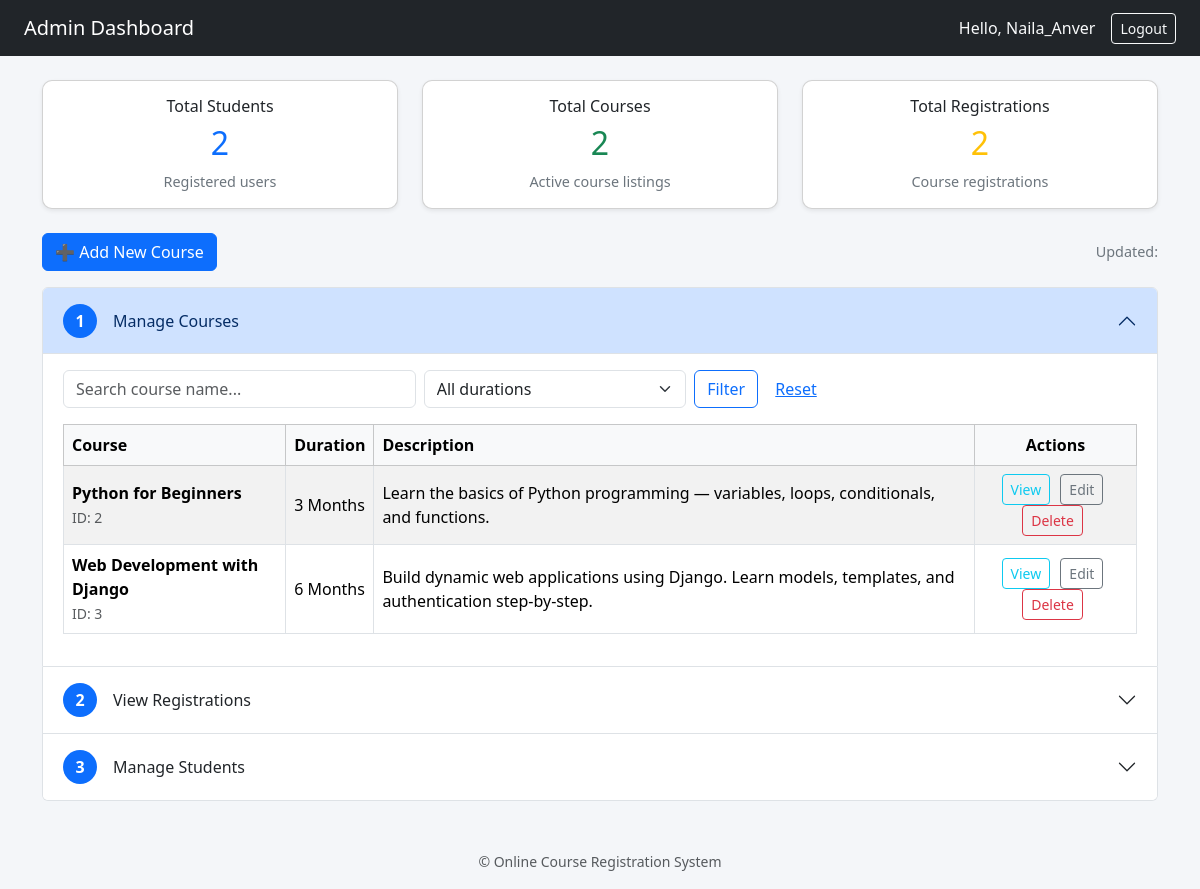
The page /admin_dashboard/ (signed in) on the database as committed earlier.
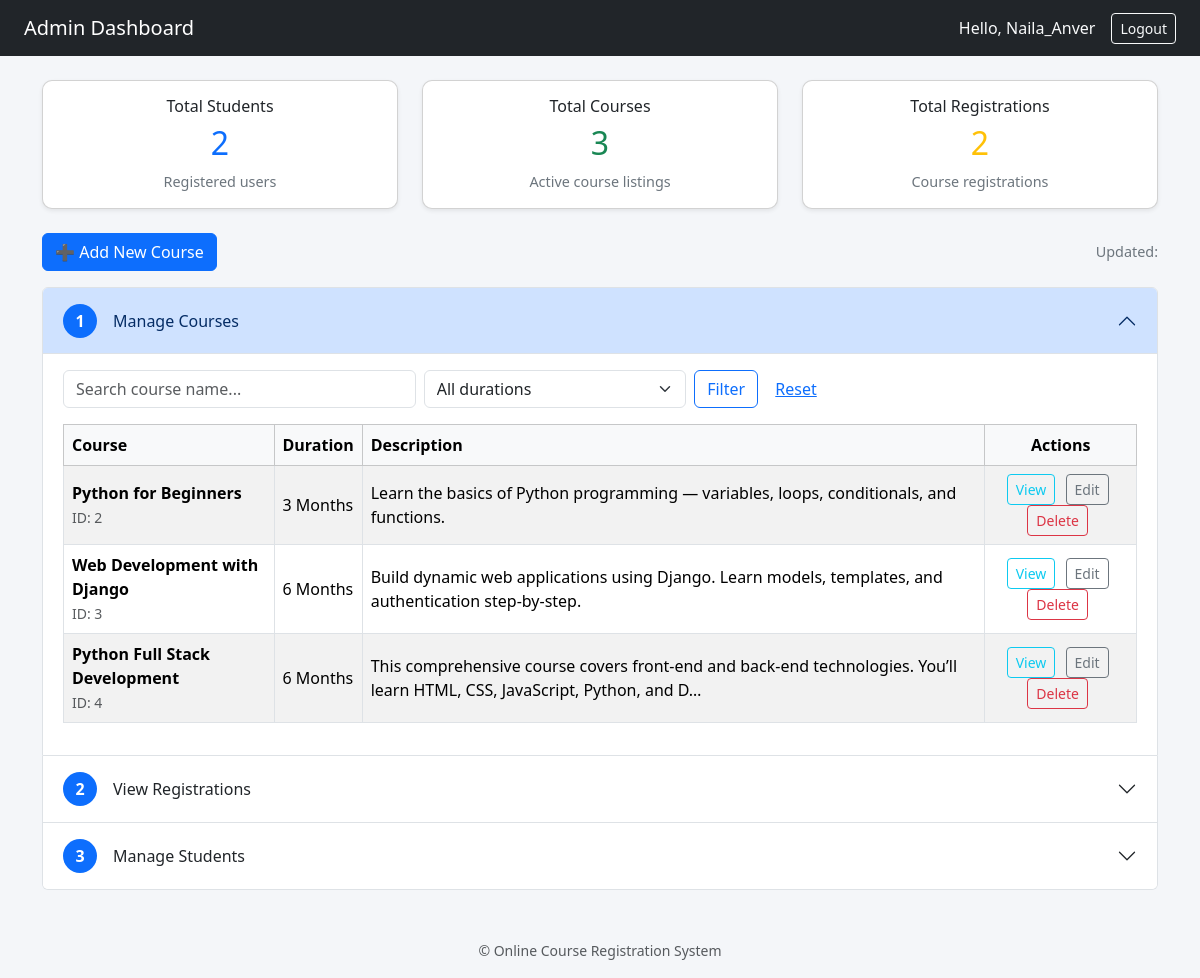
The same page on the database as committed later.
### course_app/models.py (models this page shows, shortened)
class Course(models.Model):
    DURATION_CHOICE = [
        ('1 Month', '1 Month'),
        ('3 Months', '3 Months'),
        ('6 Months', '6 Months'),
    ]
    course_name = models.CharField(max_length=100)
    duration = models.CharField(max_length=20,choices=DURATION_CHOICE)
    description = models.TextField()
    course_image = models.ImageField(upload_to='course_images/', blank=True, null=True)

### course_app/views.py (the view)
# urls.py: path('admin_dashboard/', views.admin_dashboard, name='admin_dashboard'),
@login_required
def admin_dashboard(request):
    if not request.user.is_superuser:
        return redirect('student_dashboard')
    q = request.GET.get('q', '')
    duration = request.GET.get('duration', '')
    courses = Course.objects.all()
    if q:
        courses = courses.filter(course_name__icontains=q)
    if duration:
        courses = courses.filter(duration__iexact=duration)
    registrations = Registration.objects.select_related('course').all()
    students = User.objects.filter(is_superuser=False).order_by('-date_joined')
    context = {
        'courses': courses,
        'registrations': registrations,
        'students': students,
        'total_courses': courses.count(),
        'total_students': students.count(),
        'total_registrations': registrations.count(),
    }
    return render(request, 'admin_dashboard.html', context)

### course_app/templates/admin_dashboard.html (shortened to what the changed rows need)
{% load static %}
<!DOCTYPE html>
<html lang="en">
<head>
  <link href="https://cdn.jsdelivr.net/npm/bootstrap@5.3.3/dist/css/bootstrap.min.css" rel="stylesheet" />
</head>
<body>
<div class="container mt-4">
  <div class="row g-4 mb-4">
    <div class="col-md-4">
      <div class="card shadow-sm p-3 text-center">
        <h2 class="text-primary">{{ total_students }}</h2>
      </div>
    </div>
    <div class="col-md-4">
      <div class="card shadow-sm p-3 text-center">
        <h6>Total Courses</h6>
        <h2 class="text-success">{{ total_courses }}</h2>
        <div class="small-muted">Active course listings</div>
      </div>
    </div>
    <div class="col-md-4">
      <div class="card shadow-sm p-3 text-center">
        <h2 class="text-warning">{{ total_registrations }}</h2>
      </div>
    </div>
  </div>
  <div class="accordion" id="adminSteps">
    <div class="accordion-item">
      <h2 class="accordion-header" id="headingCourses">
        <button class="accordion-button" type="button" data-bs-toggle="collapse" data-bs-target="#collapseCourses" aria-expanded="true" aria-controls="collapseCourses">
          <span class="step-badge me-3">1</span> Manage Courses
        </button>
      </h2>
      <div id="collapseCourses" class="accordion-collapse collapse show" aria-labelledby="headingCourses" data-bs-parent="#adminSteps">
        <div class="accordion-body">
          <div class="table-responsive">
            <table class="table table-striped table-bordered align-middle">
              <thead class="table-light">
                <tr>
                  <th>Course</th>
                  <th>Duration</th>
                  <th>Description</th>
                  <th class="text-center">Actions</th>
                </tr>
              </thead>
              <tbody>
                {% for course in courses %}
                <tr>
                  <td>
                    <strong>{{ course.course_name }}</strong><br/>
                    <small class="text-muted">ID: {{ course.id }}</small>
                  </td>
                  <td>{{ course.duration }}</td>
                  <td>{{ course.description|truncatechars:120 }}</td>
                  <td class="text-center action-btns">
                    <a href="{% url 'course_detail' course.id %}" class="btn btn-sm btn-outline-info">View</a>
                    <button class="btn btn-sm btn-outline-secondary" data-bs-toggle="modal" data-bs-target="#editCourseModal{{ course.id }}">Edit</button>
                    <button class="btn btn-sm btn-outline-danger" data-bs-toggle="modal" data-bs-target="#deleteCourseModal{{ course.id }}">Delete</button>
                  </td>
                </tr>
                {% empty %}
                <tr>
                  <td colspan="5" class="text-center text-muted">No courses found.</td>
                </tr>
                {% endfor %}
              </tbody>
            </table>
          </div>
        </div>
      </div>
    </div>
    <div class="accordion-item">
      <h2 class="accordion-header" id="headingRegs">
        <button class="accordion-button collapsed" type="button" data-bs-toggle="collapse" data-bs-target="#collapseRegs" aria-expanded="false" aria-controls="collapseRegs">
          <span class="step-badge me-3">2</span> View Registrations
        </button>
      </h2>
    </div>
    <div class="accordion-item">
      <h2 class="accordion-header" id="headingStudents">
        <button class="accordion-button collapsed" type="button" data-bs-toggle="collapse" data-bs-target="#collapseStudents" aria-expanded="false" aria-controls="collapseStudents">
          <span class="step-badge me-3">3</span> Manage Students
        </button>
      </h2>
    </div>
  </div>
</div>
</body>
</html>

Rows that differ between the two databases and show on the page:
added Course: course_name "Python Full Stack Development", id "4", duration "6 Months", description "This comprehensive course covers front-end and back-end technologies. You’ll learn HTML, CSS, JavaScript, Python, and D…"
Other text that changed with them:
{{ total_courses }}: "2" → "3"
